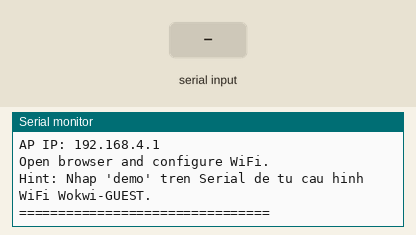
Simulated run of this program. Board: ESP32. On the bench: the last lines printed to the serial monitor. Inputs (shaded band) come from the test bench. WiFi joins after 1.5 s; servers stay silent unless stated; EEPROM starts erased.

Above: at 1.4 s.
1.5 s: "reset\n" received over Serial
3.0 s: "demo\n" received over Serial
At 3.5 s:
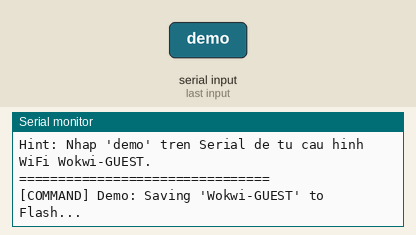
At 6.0 s:
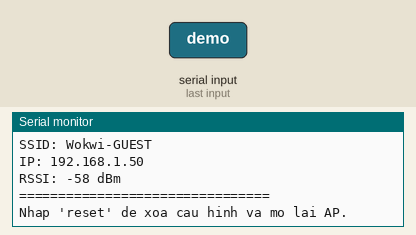

Measured:
- after the input at 3.0 s, the serial monitor: prints a new line at once (image 1)

The program:

main.cpp
```cpp
#include <Arduino.h>
#include <WiFi.h>
#include <WebServer.h>
#include <DNSServer.h>
#include <Preferences.h>

/*
 * BÀI 3: QUẢN LÝ THÔNG TIN WIFI THÔNG MINH (CAPTIVE PORTAL / PREFERENCES)
 * Tác giả: Đoàn Tuấn Tú
 *
 * Tính năng:
 * - Lưu/đọc SSID và Password vào Flash bằng Preferences (không hardcode).
 * - Nếu chưa cấu hình: Tự phát Access Point "SmartDevice_AP" (IP 192.168.4.1).
 * - Cung cấp Captive Portal (DNSServer + WebServer) cho phép người dùng cấu hình qua trình duyệt.
 * - Hỗ trợ TEST_MODE cho Wokwi: Sau 10s ở AP mode, tự động cấu hình Wokwi-GUEST để demo chuyển sang STA.
 * - Hỗ trợ nhập lệnh qua Serial: 'reset' để xóa WiFi, 'demo' để nạp WiFi Wokwi-GUEST.
 */

// Bật chế độ TEST_MODE để tự động demo trên Wokwi nếu không có người dùng thao tác web
#define TEST_MODE true

const char* AP_SSID = "SmartDevice_AP";
const char* AP_PASSWORD = ""; // Không đặt mật khẩu cho AP cấu hình
const byte DNS_PORT = 53;

IPAddress apIP(192, 168, 4, 1);
IPAddress netMsk(255, 255, 255, 0);

WebServer server(80);
DNSServer dnsServer;
Preferences preferences;

enum DeviceState {
  STATE_CONNECTING_SAVED,
  STATE_AP_MODE,
  STATE_STA_CONNECTED
};

DeviceState currentState = STATE_CONNECTING_SAVED;

unsigned long stateStartTime = 0;
unsigned long lastDotTime = 0;
bool testTriggered = false;

// HTML giao diện cấu hình WiFi
const char INDEX_HTML[] PROGMEM = R"rawliteral(
<!DOCTYPE html>
<html>
<head>
  <meta charset="UTF-8">
  <meta name="viewport" content="width=device-width, initial-scale=1.0">
  <title>Smart Device WiFi Setup</title>
  <style>
    body { font-family: Arial, sans-serif; background: #f4f6f9; display: flex; justify-content: center; align-items: center; height: 100vh; margin: 0; }
    .card { background: white; padding: 25px; border-radius: 10px; box-shadow: 0 4px 10px rgba(0,0,0,0.1); width: 90%; max-width: 360px; }
    h2 { text-align: center; color: #333; margin-top: 0; }
    label { font-weight: bold; font-size: 14px; color: #555; }
    input[type="text"], input[type="password"] { width: 100%; padding: 10px; margin: 8px 0 16px; border: 1px solid #ccc; border-radius: 5px; box-sizing: border-box; }
    input[type="submit"] { width: 100%; background: #007bff; color: white; padding: 12px; border: none; border-radius: 5px; font-size: 16px; cursor: pointer; }
    input[type="submit"]:hover { background: #0056b3; }
  </style>
</head>
<body>
  <div class="card">
    <h2>WiFi Setup</h2>
    <form action="/save" method="POST">
      <label for="ssid">WiFi SSID:</label>
      <input type="text" id="ssid" name="ssid" required placeholder="Nhập tên WiFi">
      <label for="password">Password:</label>
      <input type="password" id="password" name="password" placeholder="Mật khẩu (nếu có)">
      <input type="submit" value="Lưu và Kết nối">
    </form>
  </div>
</body>
</html>
)rawliteral";

void startAccessPoint();
void connectToWiFi(const String& ssid, const String& pass);
void handleRoot();
void handleSave();

void setup() {
  Serial.begin(115200);
  delay(200);

  Serial.println();
  Serial.println("================================");
  Serial.println("       WIFI CONFIGURATION       ");
  Serial.println("================================");

  preferences.begin("wifi-config", false);
  String savedSSID = preferences.getString("ssid", "");
  String savedPass = preferences.getString("pass", "");

  if (savedSSID.length() > 0) {
    Serial.print("Found saved WiFi: ");
    Serial.println(savedSSID);
    Serial.println("Attempting connection...");
    connectToWiFi(savedSSID, savedPass);
    currentState = STATE_CONNECTING_SAVED;
    stateStartTime = millis();
  } else {
    Serial.println("No saved WiFi found.");
    startAccessPoint();
  }
}

void startAccessPoint() {
  currentState = STATE_AP_MODE;
  stateStartTime = millis();
  testTriggered = false;

  WiFi.mode(WIFI_AP);
  WiFi.softAPConfig(apIP, apIP, netMsk);
  WiFi.softAP(AP_SSID, AP_PASSWORD);

  // Khởi động DNS Server để chuyển hướng mọi domain về IP của ESP32 (Captive Portal)
  dnsServer.setErrorReplyCode(DNSReplyCode::NoError);
  dnsServer.start(DNS_PORT, "*", apIP);

  server.on("/", HTTP_GET, handleRoot);
  server.on("/save", HTTP_POST, handleSave);
  // Hỗ trợ redirect captive portal các hệ điều hành
  server.on("/generate_204", HTTP_GET, handleRoot); // Android
  server.on("/hotspot-detect.html", HTTP_GET, handleRoot); // iOS / Apple
  server.onNotFound(handleRoot);
  server.begin();

  Serial.println("Starting Access Point...");
  Serial.print("AP Name: ");
  Serial.println(AP_SSID);
  Serial.print("AP IP: ");
  Serial.println(WiFi.softAPIP());
  Serial.println();
  Serial.println("Open browser and configure WiFi.");
  Serial.println("Hint: Nhap 'demo' tren Serial de tu cau hinh WiFi Wokwi-GUEST.");
  Serial.println("================================");
}

void handleRoot() {
  server.send(200, "text/html", INDEX_HTML);
}

void handleSave() {
  String reqSSID = server.arg("ssid");
  String reqPass = server.arg("password");

  server.send(200, "text/html", "<h3>Da luu cau hinh! Dang ket noi...</h3>");
  delay(500);

  // Lưu vào Flash qua Preferences
  preferences.putString("ssid", reqSSID);
  preferences.putString("pass", reqPass);

  Serial.println();
  Serial.println("Received WiFi configuration from Web Portal:");
  Serial.print("SSID: ");
  Serial.println(reqSSID);

  connectToWiFi(reqSSID, reqPass);
}

void connectToWiFi(const String& ssid, const String& pass) {
  WiFi.mode(WIFI_STA);
  WiFi.disconnect();
  delay(100);

  WiFi.begin(ssid.c_str(), pass.c_str());
  currentState = STATE_CONNECTING_SAVED;
  stateStartTime = millis();
  lastDotTime = millis();
}

void loop() {
  unsigned long now = millis();

  // Đọc lệnh từ Serial Monitor để thuận tiện test
  if (Serial.available()) {
    String cmd = Serial.readStringUntil('\n');
    cmd.trim();
    if (cmd.equalsIgnoreCase("reset")) {
      Serial.println("[COMMAND] Clearing saved WiFi from Flash...");
      preferences.clear();
      WiFi.disconnect(true);
      startAccessPoint();
      return;
    } else if (cmd.equalsIgnoreCase("demo")) {
      Serial.println("[COMMAND] Demo: Saving 'Wokwi-GUEST' to Flash...");
      preferences.putString("ssid", "Wokwi-GUEST");
      preferences.putString("pass", "");
      connectToWiFi("Wokwi-GUEST", "");
      return;
    }
  }

  switch (currentState) {
    case STATE_CONNECTING_SAVED: {
      if (WiFi.status() == WL_CONNECTED) {
        currentState = STATE_STA_CONNECTED;
        Serial.println();
        Serial.println("================================");
        Serial.println("       WIFI CONNECTED           ");
        Serial.println("================================");
        Serial.print("SSID: ");
        Serial.println(WiFi.SSID());
        Serial.print("IP: ");
        Serial.println(WiFi.localIP());
        Serial.print("RSSI: ");
        Serial.print(WiFi.RSSI());
        Serial.println(" dBm");
        Serial.println("================================");
        Serial.println("Nhap 'reset' de xoa cau hinh va mo lai AP.");
      } else {
        // In dấu chấm mỗi 500ms
        if (now - lastDotTime >= 500) {
          Serial.print('.');
          lastDotTime = now;
        }

        // Nếu kết nối thử quá 15 giây mà không thành công, mở lại AP
        if (now - stateStartTime >= 15000) {
          Serial.println();
          Serial.println("[ERROR] Failed to connect to saved WiFi. Switching to AP mode...");
          startAccessPoint();
        }
      }
      break;
    }

    case STATE_AP_MODE: {
      dnsServer.processNextRequest();
      server.handleClient();

      // TEST_MODE cho Wokwi: Sau 10 giây ở AP mode mà chưa cấu hình, tự nạp cấu hình Wokwi-GUEST
      #if TEST_MODE
      if (!testTriggered && (now - stateStartTime >= 10000)) {
        testTriggered = true;
        Serial.println();
        Serial.println("[WOKWI TEST_MODE] Tu dong mo phong nhap thong tin 'Wokwi-GUEST'...");
        preferences.putString("ssid", "Wokwi-GUEST");
        preferences.putString("pass", "");
        connectToWiFi("Wokwi-GUEST", "");
      }
      #endif
      break;
    }

    case STATE_STA_CONNECTED: {
      // Đã kết nối thành công, theo dõi nếu rớt mạng
      if (WiFi.status() != WL_CONNECTED) {
        Serial.println("[WARN] WiFi lost connection. Reconnecting...");
        String savedSSID = preferences.getString("ssid", "Wokwi-GUEST");
        String savedPass = preferences.getString("pass", "");
        connectToWiFi(savedSSID, savedPass);
      }
      break;
    }
  }

  delay(5);
}
```
